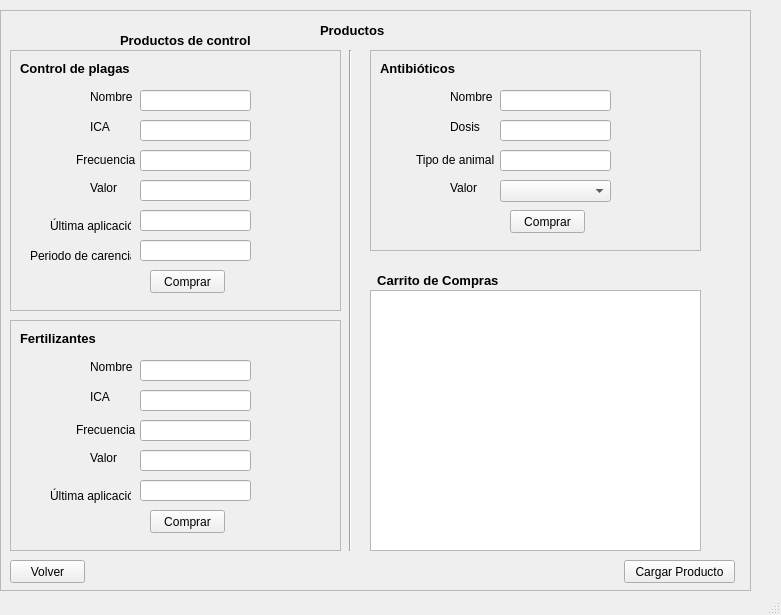
<?xml version="1.0" encoding="UTF-8"?>
<ui version="4.0">
 <class>MainWindow</class>
 <widget class="QMainWindow" name="MainWindow">
  <property name="geometry">
   <rect>
    <x>0</x>
    <y>0</y>
    <width>781</width>
    <height>615</height>
   </rect>
  </property>
  <property name="windowTitle">
   <string>MainWindow</string>
  </property>
  <widget class="QWidget" name="centralwidget">
   <widget class="QWidget" name="verticalLayoutWidget">
    <property name="geometry">
     <rect>
      <x>0</x>
      <y>10</y>
      <width>751</width>
      <height>581</height>
     </rect>
    </property>
    <layout class="QVBoxLayout" name="verticalLayout_principal">
     <item>
      <widget class="QFrame" name="frame_principal">
       <property name="frameShape">
        <enum>QFrame::StyledPanel</enum>
       </property>
       <property name="frameShadow">
        <enum>QFrame::Raised</enum>
       </property>
       <widget class="Line" name="principal_line_vertical">
        <property name="geometry">
         <rect>
          <x>340</x>
          <y>40</y>
          <width>20</width>
          <height>501</height>
         </rect>
        </property>
        <property name="orientation">
         <enum>Qt::Vertical</enum>
        </property>
       </widget>
       <widget class="QLabel" name="principal_label_titulo_productos">
        <property name="geometry">
         <rect>
          <x>320</x>
          <y>10</y>
          <width>71</width>
          <height>20</height>
         </rect>
        </property>
        <property name="font">
         <font>
          <pointsize>10</pointsize>
          <weight>75</weight>
          <bold>true</bold>
         </font>
        </property>
        <property name="text">
         <string>Productos</string>
        </property>
       </widget>
       <widget class="QWidget" name="verticalLayoutWidget_3">
        <property name="geometry">
         <rect>
          <x>10</x>
          <y>40</y>
          <width>331</width>
          <height>261</height>
         </rect>
        </property>
        <layout class="QVBoxLayout" name="verticalLayout_control_plaga">
         <item>
          <widget class="QFrame" name="frame_3_control_plaga">
           <property name="frameShape">
            <enum>QFrame::StyledPanel</enum>
           </property>
           <property name="frameShadow">
            <enum>QFrame::Raised</enum>
           </property>
           <widget class="QLineEdit" name="control_plaga_lineEdit_valor">
            <property name="geometry">
             <rect>
              <x>130</x>
              <y>130</y>
              <width>111</width>
              <height>21</height>
             </rect>
            </property>
           </widget>
           <widget class="QLabel" name="control_plaga_label_ultima_aplicacion">
            <property name="geometry">
             <rect>
              <x>40</x>
              <y>160</y>
              <width>81</width>
              <height>31</height>
             </rect>
            </property>
            <property name="text">
             <string>Última aplicación</string>
            </property>
            <property name="alignment">
             <set>Qt::AlignLeading|Qt::AlignLeft|Qt::AlignVCenter</set>
            </property>
           </widget>
           <widget class="QLabel" name="control_plaga_label_titulo_control_plaga">
            <property name="geometry">
             <rect>
              <x>10</x>
              <y>10</y>
              <width>121</width>
              <height>16</height>
             </rect>
            </property>
            <property name="font">
             <font>
              <pointsize>10</pointsize>
              <weight>75</weight>
              <bold>true</bold>
             </font>
            </property>
            <property name="text">
             <string>Control de plagas</string>
            </property>
           </widget>
           <widget class="QLabel" name="control_plaga_label_ICA">
            <property name="geometry">
             <rect>
              <x>80</x>
              <y>70</y>
              <width>47</width>
              <height>13</height>
             </rect>
            </property>
            <property name="text">
             <string>ICA</string>
            </property>
            <property name="alignment">
             <set>Qt::AlignLeading|Qt::AlignLeft|Qt::AlignVCenter</set>
            </property>
           </widget>
           <widget class="QLabel" name="control_plaga_label_nombre">
            <property name="geometry">
             <rect>
              <x>80</x>
              <y>40</y>
              <width>47</width>
              <height>13</height>
             </rect>
            </property>
            <property name="text">
             <string>Nombre</string>
            </property>
            <property name="alignment">
             <set>Qt::AlignLeading|Qt::AlignLeft|Qt::AlignVCenter</set>
            </property>
           </widget>
           <widget class="QLabel" name="control_plaga_label_frecuecia">
            <property name="geometry">
             <rect>
              <x>66</x>
              <y>100</y>
              <width>61</width>
              <height>20</height>
             </rect>
            </property>
            <property name="text">
             <string>Frecuencia</string>
            </property>
            <property name="alignment">
             <set>Qt::AlignLeading|Qt::AlignLeft|Qt::AlignVCenter</set>
            </property>
           </widget>
           <widget class="QLineEdit" name="control_plaga_lineEdit_ultima_aplicacion">
            <property name="geometry">
             <rect>
              <x>130</x>
              <y>160</y>
              <width>111</width>
              <height>21</height>
             </rect>
            </property>
            <property name="text">
             <string/>
            </property>
           </widget>
           <widget class="QLineEdit" name="control_plaga_lineEdit_nombre">
            <property name="geometry">
             <rect>
              <x>130</x>
              <y>40</y>
              <width>111</width>
              <height>21</height>
             </rect>
            </property>
           </widget>
           <widget class="QLineEdit" name="control_plaga_lineEdit_ica">
            <property name="geometry">
             <rect>
              <x>130</x>
              <y>70</y>
              <width>111</width>
              <height>21</height>
             </rect>
            </property>
           </widget>
           <widget class="QLabel" name="control_plaga_label_valor">
            <property name="geometry">
             <rect>
              <x>80</x>
              <y>130</y>
              <width>41</width>
              <height>16</height>
             </rect>
            </property>
            <property name="text">
             <string>Valor</string>
            </property>
            <property name="alignment">
             <set>Qt::AlignLeading|Qt::AlignLeft|Qt::AlignVCenter</set>
            </property>
           </widget>
           <widget class="QLineEdit" name="control_plaga_lineEdit_periodo_carencia">
            <property name="geometry">
             <rect>
              <x>130</x>
              <y>190</y>
              <width>111</width>
              <height>21</height>
             </rect>
            </property>
            <property name="text">
             <string/>
            </property>
           </widget>
           <widget class="QLineEdit" name="control_plaga_lineEdit_frecuecia_2">
            <property name="geometry">
             <rect>
              <x>130</x>
              <y>100</y>
              <width>111</width>
              <height>21</height>
             </rect>
            </property>
            <property name="text">
             <string/>
            </property>
           </widget>
           <widget class="QLabel" name="control_plaga_label_periodo_carencia">
            <property name="geometry">
             <rect>
              <x>20</x>
              <y>190</y>
              <width>101</width>
              <height>31</height>
             </rect>
            </property>
            <property name="text">
             <string>Periodo de carencia</string>
            </property>
            <property name="alignment">
             <set>Qt::AlignLeading|Qt::AlignLeft|Qt::AlignVCenter</set>
            </property>
           </widget>
           <widget class="QPushButton" name="control_plaga_pushButtom_comprar">
            <property name="geometry">
             <rect>
              <x>140</x>
              <y>220</y>
              <width>75</width>
              <height>23</height>
             </rect>
            </property>
            <property name="cursor">
             <cursorShape>PointingHandCursor</cursorShape>
            </property>
            <property name="text">
             <string>Comprar</string>
            </property>
           </widget>
          </widget>
         </item>
        </layout>
       </widget>
       <widget class="QLabel" name="principal_label_titulo_productos_control">
        <property name="geometry">
         <rect>
          <x>120</x>
          <y>20</y>
          <width>141</width>
          <height>20</height>
         </rect>
        </property>
        <property name="font">
         <font>
          <pointsize>10</pointsize>
          <weight>75</weight>
          <bold>true</bold>
         </font>
        </property>
        <property name="text">
         <string>Productos de control</string>
        </property>
       </widget>
       <widget class="QWidget" name="verticalLayoutWidget_4">
        <property name="geometry">
         <rect>
          <x>10</x>
          <y>310</y>
          <width>331</width>
          <height>231</height>
         </rect>
        </property>
        <layout class="QVBoxLayout" name="verticalLayout_fertilizantes">
         <item>
          <widget class="QFrame" name="frame__fertilizantes">
           <property name="frameShape">
            <enum>QFrame::StyledPanel</enum>
           </property>
           <property name="frameShadow">
            <enum>QFrame::Raised</enum>
           </property>
           <widget class="QLineEdit" name="fertilizantes_lineEdit_valor">
            <property name="geometry">
             <rect>
              <x>130</x>
              <y>130</y>
              <width>111</width>
              <height>21</height>
             </rect>
            </property>
           </widget>
           <widget class="QLabel" name="fertilizantes_label_ultima_aplicacion">
            <property name="geometry">
             <rect>
              <x>40</x>
              <y>160</y>
              <width>81</width>
              <height>31</height>
             </rect>
            </property>
            <property name="text">
             <string>Última aplicación</string>
            </property>
            <property name="alignment">
             <set>Qt::AlignLeading|Qt::AlignLeft|Qt::AlignVCenter</set>
            </property>
           </widget>
           <widget class="QLabel" name="fertilizantes_label_titulo">
            <property name="geometry">
             <rect>
              <x>10</x>
              <y>10</y>
              <width>121</width>
              <height>16</height>
             </rect>
            </property>
            <property name="font">
             <font>
              <pointsize>10</pointsize>
              <weight>75</weight>
              <bold>true</bold>
             </font>
            </property>
            <property name="text">
             <string>Fertilizantes</string>
            </property>
           </widget>
           <widget class="QLabel" name="fertilizantes_label_ica">
            <property name="geometry">
             <rect>
              <x>80</x>
              <y>70</y>
              <width>47</width>
              <height>13</height>
             </rect>
            </property>
            <property name="text">
             <string>ICA</string>
            </property>
            <property name="alignment">
             <set>Qt::AlignLeading|Qt::AlignLeft|Qt::AlignVCenter</set>
            </property>
           </widget>
           <widget class="QLabel" name="fertilizantes_lable_nombre">
            <property name="geometry">
             <rect>
              <x>80</x>
              <y>40</y>
              <width>47</width>
              <height>13</height>
             </rect>
            </property>
            <property name="text">
             <string>Nombre</string>
            </property>
            <property name="alignment">
             <set>Qt::AlignLeading|Qt::AlignLeft|Qt::AlignVCenter</set>
            </property>
           </widget>
           <widget class="QLabel" name="fertilizantes_label_frecuencia">
            <property name="geometry">
             <rect>
              <x>66</x>
              <y>100</y>
              <width>61</width>
              <height>20</height>
             </rect>
            </property>
            <property name="text">
             <string>Frecuencia</string>
            </property>
            <property name="alignment">
             <set>Qt::AlignLeading|Qt::AlignLeft|Qt::AlignVCenter</set>
            </property>
           </widget>
           <widget class="QLineEdit" name="fertilizantes_lineEdit_ultima_aplicacion">
            <property name="geometry">
             <rect>
              <x>130</x>
              <y>160</y>
              <width>111</width>
              <height>21</height>
             </rect>
            </property>
            <property name="text">
             <string/>
            </property>
           </widget>
           <widget class="QLineEdit" name="fertilizantes_lineEdit_nombre">
            <property name="geometry">
             <rect>
              <x>130</x>
              <y>40</y>
              <width>111</width>
              <height>21</height>
             </rect>
            </property>
           </widget>
           <widget class="QLineEdit" name="fertilizantes_lineEdit_ica">
            <property name="geometry">
             <rect>
              <x>130</x>
              <y>70</y>
              <width>111</width>
              <height>21</height>
             </rect>
            </property>
           </widget>
           <widget class="QLabel" name="fertilizantes_label_valor">
            <property name="geometry">
             <rect>
              <x>80</x>
              <y>130</y>
              <width>41</width>
              <height>16</height>
             </rect>
            </property>
            <property name="text">
             <string>Valor</string>
            </property>
            <property name="alignment">
             <set>Qt::AlignLeading|Qt::AlignLeft|Qt::AlignVCenter</set>
            </property>
           </widget>
           <widget class="QLineEdit" name="fertilizantes_lineEdit_frecuencia">
            <property name="geometry">
             <rect>
              <x>130</x>
              <y>100</y>
              <width>111</width>
              <height>21</height>
             </rect>
            </property>
            <property name="text">
             <string/>
            </property>
           </widget>
           <widget class="QPushButton" name="fertilizantes_pushButton_comprar">
            <property name="geometry">
             <rect>
              <x>140</x>
              <y>190</y>
              <width>75</width>
              <height>23</height>
             </rect>
            </property>
            <property name="cursor">
             <cursorShape>PointingHandCursor</cursorShape>
            </property>
            <property name="text">
             <string>Comprar</string>
            </property>
           </widget>
          </widget>
         </item>
        </layout>
       </widget>
       <widget class="QWidget" name="verticalLayoutWidget_5">
        <property name="geometry">
         <rect>
          <x>370</x>
          <y>40</y>
          <width>331</width>
          <height>201</height>
         </rect>
        </property>
        <layout class="QVBoxLayout" name="verticalLayout_antibiotico">
         <item>
          <widget class="QFrame" name="frame_antibiotico">
           <property name="frameShape">
            <enum>QFrame::StyledPanel</enum>
           </property>
           <property name="frameShadow">
            <enum>QFrame::Raised</enum>
           </property>
           <widget class="QLabel" name="antibiotico_label_titulo">
            <property name="geometry">
             <rect>
              <x>10</x>
              <y>10</y>
              <width>121</width>
              <height>16</height>
             </rect>
            </property>
            <property name="font">
             <font>
              <pointsize>10</pointsize>
              <weight>75</weight>
              <bold>true</bold>
             </font>
            </property>
            <property name="text">
             <string>Antibióticos</string>
            </property>
           </widget>
           <widget class="QLabel" name="antibiotico_label_dosis">
            <property name="geometry">
             <rect>
              <x>80</x>
              <y>70</y>
              <width>47</width>
              <height>13</height>
             </rect>
            </property>
            <property name="text">
             <string>Dosis</string>
            </property>
            <property name="alignment">
             <set>Qt::AlignLeading|Qt::AlignLeft|Qt::AlignVCenter</set>
            </property>
           </widget>
           <widget class="QLabel" name="antibiotico_label_nombre">
            <property name="geometry">
             <rect>
              <x>80</x>
              <y>40</y>
              <width>47</width>
              <height>13</height>
             </rect>
            </property>
            <property name="text">
             <string>Nombre</string>
            </property>
            <property name="alignment">
             <set>Qt::AlignLeading|Qt::AlignLeft|Qt::AlignVCenter</set>
            </property>
           </widget>
           <widget class="QLabel" name="antibiotico_label_tipo_animal">
            <property name="geometry">
             <rect>
              <x>46</x>
              <y>100</y>
              <width>81</width>
              <height>20</height>
             </rect>
            </property>
            <property name="text">
             <string>Tipo de animal</string>
            </property>
            <property name="alignment">
             <set>Qt::AlignLeading|Qt::AlignLeft|Qt::AlignVCenter</set>
            </property>
           </widget>
           <widget class="QLineEdit" name="antibiotico_lineEdit_nombre">
            <property name="geometry">
             <rect>
              <x>130</x>
              <y>40</y>
              <width>111</width>
              <height>21</height>
             </rect>
            </property>
           </widget>
           <widget class="QLineEdit" name="antibiotico_lineEdit_dosis">
            <property name="geometry">
             <rect>
              <x>130</x>
              <y>70</y>
              <width>111</width>
              <height>21</height>
             </rect>
            </property>
           </widget>
           <widget class="QLabel" name="antibiotico_label_valor">
            <property name="geometry">
             <rect>
              <x>80</x>
              <y>130</y>
              <width>41</width>
              <height>16</height>
             </rect>
            </property>
            <property name="text">
             <string>Valor</string>
            </property>
            <property name="alignment">
             <set>Qt::AlignLeading|Qt::AlignLeft|Qt::AlignVCenter</set>
            </property>
           </widget>
           <widget class="QLineEdit" name="antibiotico_lineEdit_tipo_animal">
            <property name="geometry">
             <rect>
              <x>130</x>
              <y>100</y>
              <width>111</width>
              <height>21</height>
             </rect>
            </property>
            <property name="text">
             <string/>
            </property>
           </widget>
           <widget class="QPushButton" name="antibiotico_pushButton">
            <property name="geometry">
             <rect>
              <x>140</x>
              <y>160</y>
              <width>75</width>
              <height>23</height>
             </rect>
            </property>
            <property name="text">
             <string>Comprar</string>
            </property>
           </widget>
           <widget class="QComboBox" name="antibiotico_comboBox_valor">
            <property name="geometry">
             <rect>
              <x>130</x>
              <y>130</y>
              <width>111</width>
              <height>22</height>
             </rect>
            </property>
           </widget>
          </widget>
         </item>
        </layout>
       </widget>
       <widget class="QPushButton" name="principal_pushButton_volver">
        <property name="geometry">
         <rect>
          <x>10</x>
          <y>550</y>
          <width>75</width>
          <height>23</height>
         </rect>
        </property>
        <property name="text">
         <string>Volver</string>
        </property>
       </widget>
       <widget class="QPushButton" name="cargar_pedido">
        <property name="geometry">
         <rect>
          <x>624</x>
          <y>550</y>
          <width>111</width>
          <height>23</height>
         </rect>
        </property>
        <property name="text">
         <string>Cargar Producto</string>
        </property>
       </widget>
       <widget class="QTextEdit" name="carro_compras">
        <property name="geometry">
         <rect>
          <x>370</x>
          <y>280</y>
          <width>331</width>
          <height>261</height>
         </rect>
        </property>
       </widget>
       <widget class="QLabel" name="principal_label_carro">
        <property name="geometry">
         <rect>
          <x>370</x>
          <y>260</y>
          <width>131</width>
          <height>20</height>
         </rect>
        </property>
        <property name="font">
         <font>
          <pointsize>10</pointsize>
          <weight>75</weight>
          <bold>true</bold>
         </font>
        </property>
        <property name="text">
         <string>  Carrito de Compras</string>
        </property>
        <property name="scaledContents">
         <bool>false</bool>
        </property>
        <property name="margin">
         <number>-5</number>
        </property>
       </widget>
      </widget>
     </item>
    </layout>
   </widget>
  </widget>
  <widget class="QStatusBar" name="statusbar"/>
 </widget>
 <resources/>
 <connections/>
</ui>
